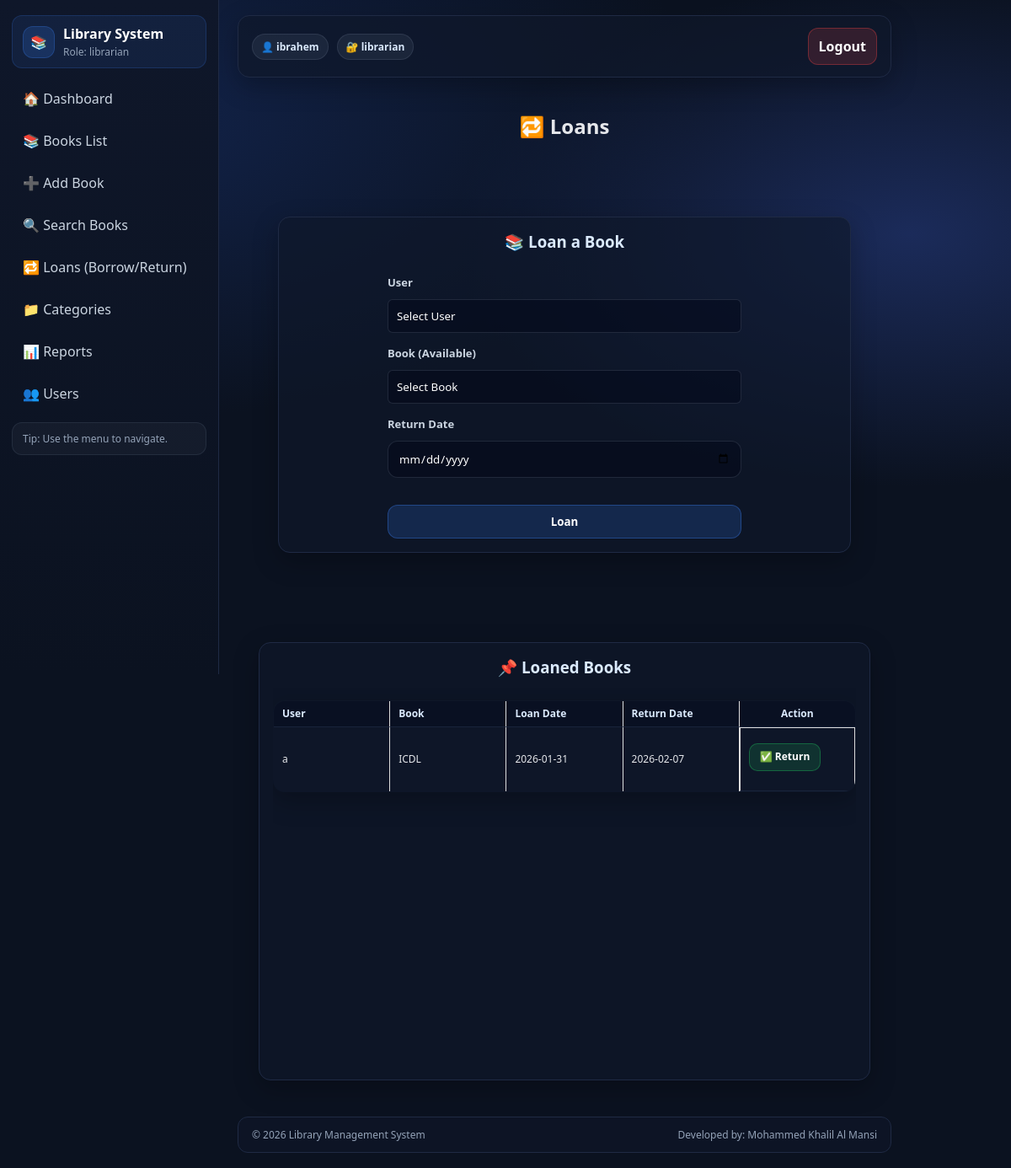
The page /loans/index.php (signed in) on the database its author committed.
### tables this page shows
CREATE TABLE `loans` (
  `id` int(11) NOT NULL,
  `user_id` int(11) NOT NULL,
  `book_id` int(11) NOT NULL,
  `loan_date` date NOT NULL,
  `return_date` date NOT NULL,
  `actual_return_date` date DEFAULT NULL,
  `status` enum('loaned','returned') DEFAULT 'loaned'
);

CREATE TABLE `users` (
  `id` int(11) NOT NULL,
  `name` varchar(100) NOT NULL,
  `email` varchar(100) NOT NULL,
  `password` varchar(255) NOT NULL,
  `role` enum('librarian','user') NOT NULL,
  `created_at` timestamp NOT NULL DEFAULT current_timestamp()
);

CREATE TABLE `books` (
  `id` int(11) NOT NULL,
  `title` varchar(200) NOT NULL,
  `author` varchar(150) NOT NULL,
  `category_id` int(11) DEFAULT NULL,
  `status` enum('available','loaned') DEFAULT 'available',
  `created_at` timestamp NOT NULL DEFAULT current_timestamp()
);

### loans/index.php (the view, shortened to what this page needs)
<?php
include '../config/db.php';
$loaned = $conn->query("
    SELECT loans.id, users.name AS user_name, books.title, loans.loan_date, loans.return_date
    FROM loans
    JOIN users ON loans.user_id = users.id
    JOIN books ON loans.book_id = books.id
    WHERE loans.status='loaned'
    ORDER BY loans.id DESC
");
include '../includes/layout_top.php';
?>
<h2 class="page-title">🔁 Loans</h2>
<?php if ($isLibrarian): ?>
<div class="center-page">
  <div class="center-card">
    <div class="panel">
      <h3 class="panel-title" style="text-align:center;">📚 Loan a Book</h3>
      <form class="form dark-form loans-form" method="POST">
        <div class="row">
          <label class="label">User</label>
          <select name="user_id" required>
            <option value="">Select User</option>
          </select>
        </div>
        <div class="row">
          <label class="label">Book (Available)</label>
          <select name="book_id" required>
            <option value="">Select Book</option>
          </select>
        </div>
        <div class="row">
          <label class="label">Return Date</label>
          <input class="input" type="date" name="return_date" required>
        </div>
        <button class="btn primary w-100" type="submit" name="borrow">Loan</button>
      </form>
    </div>
  </div>
</div>
<?php endif; ?>
<div class="panel panel-wide" style="max-width:1100px; margin:16px auto 0 auto;">
  <h3 class="panel-title" style="text-align:center;">📌 Loaned Books</h3>
  <div class="table-wrap" style="max-height:520px;">
    <table class="table">
      <thead>
        <tr>
          <th>User</th>
          <th>Book</th>
          <th>Loan Date</th>
          <th>Return Date</th>
          <?php if ($isLibrarian): ?><th>Action</th><?php endif; ?>
        </tr>
      </thead>
      <tbody>
        <?php if ($loaned && $loaned->num_rows > 0): ?>
          <?php while($r = $loaned->fetch_assoc()): ?>
            <tr>
              <td><?= htmlspecialchars($r['user_name']); ?></td>
              <td><?= htmlspecialchars($r['title']); ?></td>
              <td><?= htmlspecialchars($r['loan_date']); ?></td>
              <td><?= htmlspecialchars($r['return_date']); ?></td>
              <?php if ($isLibrarian): ?>
                <td class="actions">
                  <a class="btn success"
                     href="index.php?return_id=<?= (int)$r['id']; ?>"
                     onclick="openDeleteModal(this.href,'Return this book?'); return false;">
                     ✅ Return
                  </a>
                </td>
              <?php endif; ?>
            </tr>
          <?php endwhile; ?>
        <?php else: ?>
          <tr><td colspan="<?= $isLibrarian ? 5 : 4; ?>" style="text-align:center;">No loaned books.</td></tr>
        <?php endif; ?>
      </tbody>
    </table>
  </div>
</div>
<?php include '../includes/layout_bottom.php'; ?>

### rows shown on the page
loans: user.name "a", book.title "ICDL", loan_date "2026-01-31", return_date "2026-02-07"

### other values the page prints
$role "librarian"
$name "ibrahem"
